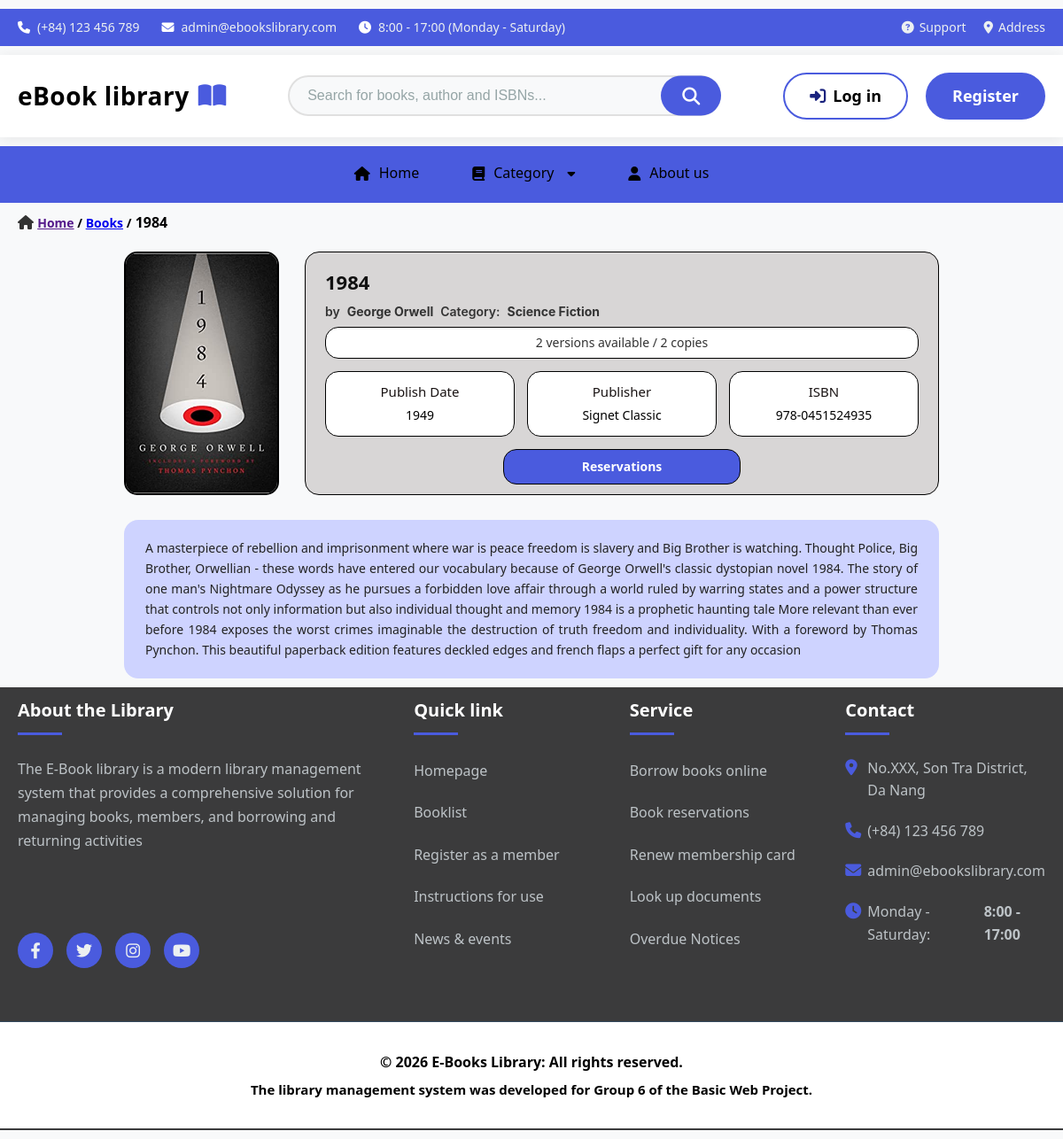
Page /book/detail/2 on the committed database.
### tables this page shows
CREATE TABLE Books (
    book_id INT AUTO_INCREMENT PRIMARY KEY,
    isbn VARCHAR(20) NOT NULL UNIQUE,  
    title VARCHAR(255) NOT NULL,  
    author VARCHAR(100) NOT NULL,  
    publisher VARCHAR(100),  
    publication_year INT,  
    category_id INT,  
    image_url VARCHAR(255),
    description TEXT,
    created_at DATETIME DEFAULT CURRENT_TIMESTAMP,
    FOREIGN KEY (category_id) REFERENCES Categories (category_id) ON DELETE SET NULL
);

CREATE TABLE Categories (
    category_id INT AUTO_INCREMENT PRIMARY KEY,
    category_name VARCHAR(100) NOT NULL UNIQUE,  
    description TEXT
);

### app/controllers/BookController.php (called while the page is built, shortened)
<?php
class BookController extends Controller
{
    private $bookModel;
    public function __construct()
    {
        $this->bookModel = $this->model('Book');
    }
    public function detail($id = null)
    {
        $book = $this->bookModel->getBookById($id);
        $data = [
            'title' => $book['title'],
            'book' => $book,
            'current_page' => 'books',
            'categories' => $this->bookModel->getAllCategories()
        ];
        $this->view('book/detail', $data);
    }
}

### app/core/App.php (called while the page is built, shortened)
<?php
class App
{
    protected $method = 'index';
    protected function getUrl()
    {
        if (isset($_GET['url'])) {
            $url = rtrim($_GET['url'], '/');
            $url = filter_var($url, FILTER_SANITIZE_URL);
            $url = explode('/', $url);
            return $url;
        }
        return [];
    }
    public function __construct()
    {
        $url = $this->getUrl();
        if (isset($url[0]) && file_exists(APP_ROOT . '/app/controllers/' . ucfirst($url[0]) . 'Controller.php')) {
            unset($url[0]);
        } elseif (isset($url[0]) && !empty($url[0])) {
            die("Error 404: Controller '" . ucfirst($url[0]) . "Controller' not found. Check your filename and URL.");
        }
        $this->controller = new $this->controller;
        if (isset($url[1]) && method_exists($this->controller, $url[1])) {
            $this->method = $url[1];
            unset($url[1]);
        }
        $this->params = $url ? array_values($url) : [];
        call_user_func_array([$this->controller, $this->method], $this->params);
    }
}

### public/index.php (called while the page is built, shortened)
<?php
require_once '../app/core/Database.php';
require_once '../app/core/Controller.php';
require_once '../app/core/App.php';
$app = new App();

### app/models/Book.php (called while the page is built, shortened)
<?php
class Book
{
    private $db;
    public function __construct()
    {
        $this->db = Database::getInstance();
    }
    public function getBookById($id)
    {
        $sql = "SELECT
                b.*,
                c.category_name,
                COUNT(bc.copy_id) AS total_copies,
                COALESCE(SUM(CASE WHEN bc.status = 'Available' THEN 1 ELSE 0 END), 0) AS available_copies
            FROM Books b
            LEFT JOIN Categories c ON b.category_id = c.category_id
            LEFT JOIN BookCopies bc ON b.book_id = bc.book_id
            WHERE b.book_id = :id
            GROUP BY b.book_id";
        try {
            $stmt = $this->db->getConnection()->prepare($sql);
            $stmt->bindValue(':id', $id);
            $stmt->execute();
            return $stmt->fetch();
        } catch (PDOException) {
            return false;
        };
    }
}

### app/core/Database.php (called while the page is built, shortened)
<?php
class Database
{
    private static $instance = null;
    private $connection;
    private function __construct()
    {
        try {
            $this->connection = new PDO(
                "mysql:host=" . DB_HOST . ";dbname=" . DB_NAME . ";charset=utf8mb4",
                DB_USER,
                DB_PASS
            );
            $this->connection->setAttribute(PDO::ATTR_ERRMODE, PDO::ERRMODE_EXCEPTION);
            $this->connection->setAttribute(PDO::ATTR_DEFAULT_FETCH_MODE, PDO::FETCH_ASSOC);
        } catch (PDOException $e) {
            throw new Exception("Database Connection Failed: " . $e->getMessage());
        }
    }
    public static function getInstance()
    {
        if (self::$instance === null) {
            self::$instance = new self();
        }
        return self::$instance;
    }
    public function getConnection()
    {
        return $this->connection;
    }
}

### app/views/book/detail.php (the view)
<?php require APP_ROOT . "/app/views/inc/header.php"; ?>
<div class="container main-container">
  <div>
    <div class="fa-solid fa-house">    </div> <b class="bd-home-detail"><a href="<?php echo URL_ROOT; ?>">Home</a>
    /
    <a href="<?php echo URL_ROOT; ?>book/">Books</a> /</b>
    <span class="tile-bx"><?php echo $data['book']['title']; ?></span>
  </div>
  <div class="bd-wrapper">
    <div class="bd-image-box">
      <img src="<?php echo URL_ROOT . '/images/books/' . ($data['book']['image_url'] ? $data['book']['image_url'] : 'default-book.jpg'); ?>"
           alt="<?php echo $data['book']['title']; ?>">
    </div>
    <div class="bd-card">
      <div class="bd-info">
        <h2 class="bd-title"><?php echo strtoupper($data['book']['title']); ?></h2>
        <p class="bd-sub">
          by <strong><?php echo $data['book']['author']; ?></strong>
          Category: <strong><?php echo $data['book']['category_name']; ?></strong>
        </p>
        <div class="bd-versions">
          <?php echo $data['book']['available_copies']; ?> versions available /
          <?php echo $data['book']['total_copies']; ?> copies
        </div>
        <div class="bd-info-boxes">
          <div class="bd-info-box">
            <span>Publish Date</span>
            <strong><?php echo htmlspecialchars($data['book']['publication_year']); ?></strong>
          </div>
          <div class="bd-info-box">
            <span>Publisher</span>
            <strong><?php echo htmlspecialchars($data['book']['publisher']); ?></strong>
          </div>
          <div class="bd-info-box">
            <span>ISBN</span>
            <strong><?php echo htmlspecialchars($data['book']['isbn']); ?></strong>
          </div>
        </div>
        <?php if ($data['book']['available_copies'] > 0): ?>
        <a href="<?php echo URL_ROOT; ?>/reservation/create/<?php echo $data['book']['book_id']; ?>"
          class="bd-btn-reserve">Reservations</a>
        <?php else: ?>
           <a href="#" class="bd-btn-reserve disabled" onclick="return false;">Reservations</a>
        <?php endif; ?>
      </div>
    </div>
  </div>
  <div class="bd-desc">
    <p><?php echo nl2br($data['book']['description']); ?></p>
  </div>
</div>
<?php require APP_ROOT . "/app/views/inc/footer.php"; ?>

### public/css/style.css (style rules this page uses)
.container { margin: 0 auto; padding: 0 20px; max-width: 1000px; margin-left: auto; margin-right: auto; }
* { margin: 0; padding: 0; box-sizing: border-box; }
body { font-family: 'Segoe UI', Tahoma, Geneva, Verdana, sans-serif; line-height: 1.6; color: #333; background-color: #f8f9fa; }
.container { max-width: 1200px; margin: 0 auto; padding: 0 20px; }
.bd-home-detail { font-size: 14px; color: #000000; text-align: justify; }
.tile-bx { color: #000000; font-weight: bold; }
.bd-wrapper { max-width: 920px; margin: 20px auto; display: grid; grid-template-columns: 180px 1fr; gap: 24px; align-items: start; font-family: system-ui, -apple-system, BlinkMacSystemFont, "Segoe UI", Roboto, sans-serif; }
.bd-image-box img { width: 175px; height: 275px; border-radius: 15px; border: 2px solid #000000; object-fit: cover; }
.bd-card { background: #D8D6D6; border-radius: 16px; padding: 16px 22px; border: 1px solid #000000; width: auto; height: 275px; }
.bd-info { width: 100%; }
.bd-title { margin: 0; font-size: 22px; font-weight: 700; color: #111; }
.bd-sub { margin: 4px 0 6px; font-size: 14px; font-weight: 600; color: #333; display: flex; align-items: center; gap: 8px; flex-wrap: wrap; font-family: 'Inter', sans-serif; }
.bd-versions { display: flex; background: #FFFFFF; border: 1px solid #000000; border-radius: 15px; padding: 6px 14px; font-size: 14px; margin: 6px 0 14px; justify-content: center; align-items: center; font-weight: 500; }
.bd-info-boxes { display: flex; gap: 14px; margin-bottom: 14px; }
.bd-info-box { flex: 1; background: #FFFFFF; border: 1px solid #000000; border-radius: 15px; padding: 10px 14px; text-align: center; }
.bd-info-box span { display: block; font-size: 15px; color: #191313; margin-bottom: 2px; font-weight: 500; }
.bd-info-box strong { font-size: 14px; color: #000000; font-weight: 400; }
.bd-btn-reserve { display: block; background: #4A5BDE; color: #fff; border-radius: 15px; padding: 8px 28px; font-size: 14px; font-weight: 600; width: 40%; text-align: center; text-decoration: none; transition: 0.2s ease; border: 1px solid #000000; margin-left: auto; margin-right: auto; }
.bd-desc { max-width: 920px; margin: 14px auto 0; background: #CED3FF; border-radius: 16px; padding: 20px 24px; color: #222; font-size: 14px; font-weight: 500; line-height: 1.65; gap: 12px; }
.bd-desc p { margin: 0; text-align: justify; text-justify: inter-word; }

### rows in the picture
books: title "1984", image_url+title (picture), author "George Orwell", category.category_name "Science Fiction", publication_year "1949", publisher "Signet Classic", isbn "978-0451524935", description "A masterpiece of rebellion and imprisonment where war is peace freedom is slavery and Big Brother is watching. Thought Police, Big Brother, Orwellian - these words have entered our vocabulary because of George Orwell's classic dystopian novel 1984. The story of one man's Nightmare Odyssey as he pursues a forbidden love affair through a world ruled by warring states and a power structure that controls not only information but also individual thought and memory 1984 is a prophetic haunting tale More relevant than ever before 1984 exposes the worst crimes imaginable the destruction of truth freedom and individuality. With a foreword by Thomas Pynchon. This beautiful paperback edition features…"

### other values in the picture
$data['book']['available_copies'] "2"
$data['book']['total_copies'] "2"
